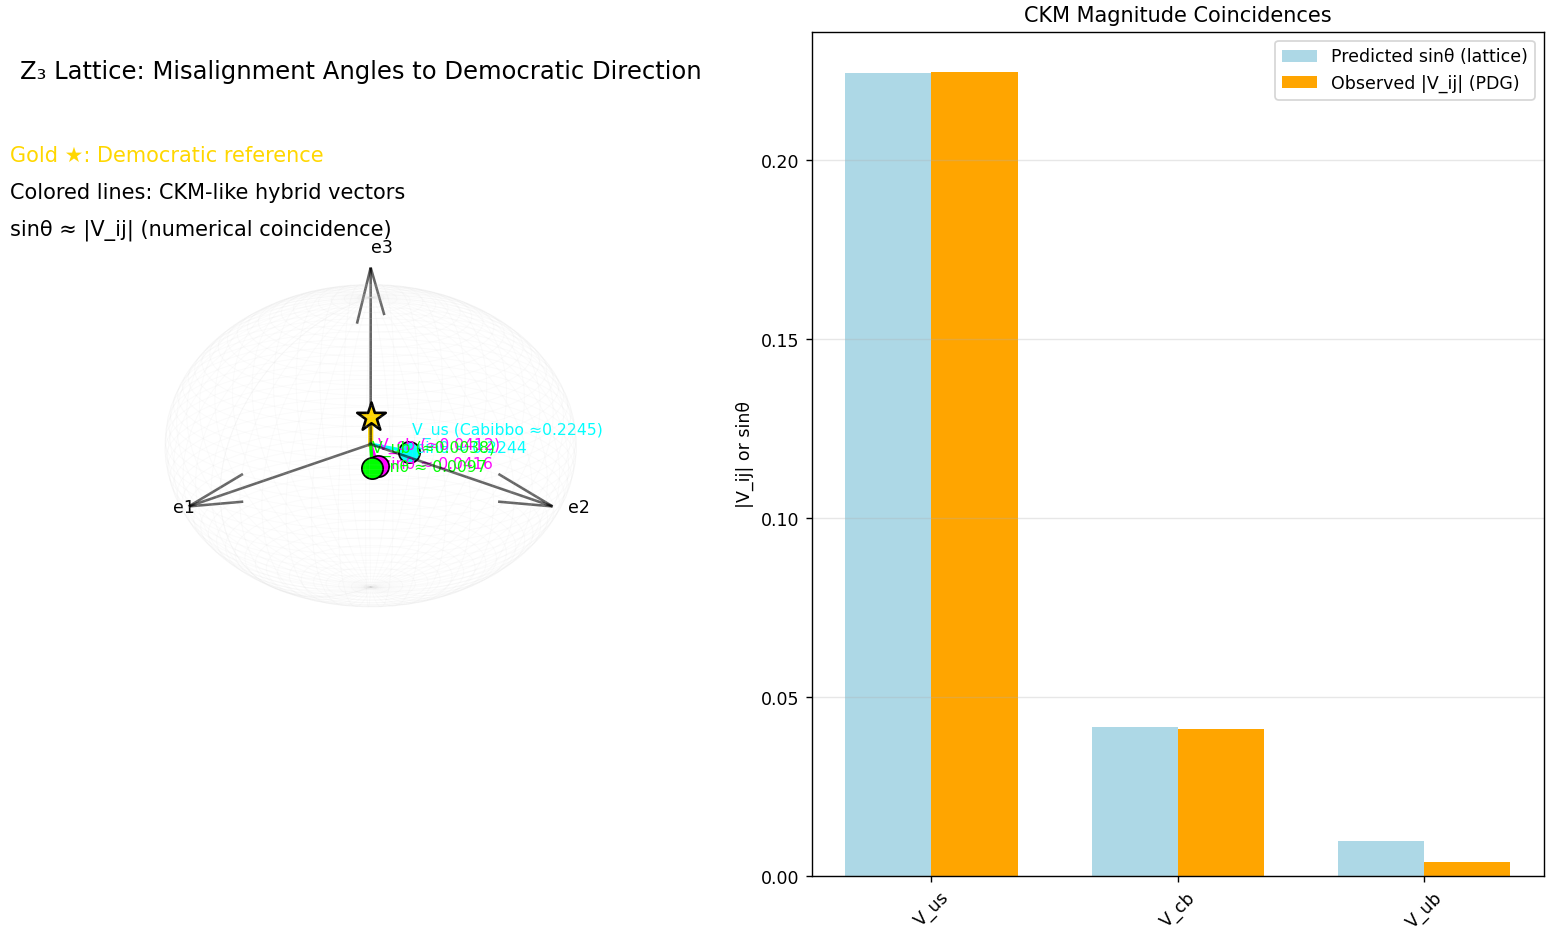

Here is the Python script that generated this plot:
import numpy as np
import matplotlib.pyplot as plt
from mpl_toolkits.mplot3d import Axes3D

# =============== 1. 民主向量和CKM混合向量 ===============
v_dem = np.array([1.0, 1.0, 1.0])
norm_dem = np.linalg.norm(v_dem)
v_dem_norm = v_dem / norm_dem

# 来自论文的最佳向量（示例，实际运行搜索可得到更精确的）
ckm_vectors = {
    'V_us (Cabibbo ≈0.2245)': np.array([-19, -12, -12]),
    'V_cb (≈0.0412)': np.array([-24, -22, -22]),
    'V_ub (≈0.0038)': np.array([-99, -97, -97])  # 示例大向量，实际搜索可得更好
}

# 计算每个向量的sin θ
sines = {}
for name, u in ckm_vectors.items():
    u_norm = np.linalg.norm(u)
    cos_theta = abs(np.dot(u, v_dem)) / (u_norm * norm_dem)
    cos_theta = min(cos_theta, 1.0)
    sin_theta = np.sqrt(1 - cos_theta**2)
    sines[name] = sin_theta

# 观测值（PDG 2024近似）
observed = {
    'V_us (Cabibbo ≈0.2245)': 0.2245,
    'V_cb (≈0.0412)': 0.0412,
    'V_ub (≈0.0038)': 0.0038
}

# =============== 2. 3D可视化 ===============
fig = plt.figure(figsize=(14, 10))
fig.patch.set_facecolor('white')

ax1 = fig.add_subplot(121, projection='3d')
ax1.set_facecolor('white')

# 单位球面网格
u, v = np.mgrid[0:2*np.pi:100j, 0:np.pi:100j]
x = np.cos(u) * np.sin(v)
y = np.sin(u) * np.sin(v)
z = np.cos(v)
ax1.plot_wireframe(x, y, z, color='lightgray', alpha=0.1, linewidth=0.5)

# 坐标轴
ax1.quiver(0,0,0,1,0,0, length=1.2, color='black', alpha=0.6)
ax1.quiver(0,0,0,0,1,0, length=1.2, color='black', alpha=0.6)
ax1.quiver(0,0,0,0,0,1, length=1.2, color='black', alpha=0.6)
ax1.text(1.3,0,0, "e1", color='black')
ax1.text(0,1.3,0, "e2", color='black')
ax1.text(0,0,1.3, "e3", color='black')

# 民主向量（金色大星）
ax1.scatter(v_dem_norm[0], v_dem_norm[1], v_dem_norm[2], c='gold', s=300, marker='*', edgecolors='black', linewidth=1.5, label='Democratic [1,1,1]/√3')
ax1.plot([0, v_dem_norm[0]], [0, v_dem_norm[1]], [0, v_dem_norm[2]], c='gold', linewidth=3)

# CKM向量（归一化后，彩色）
colors = ['cyan', 'magenta', 'lime']
for i, (name, u) in enumerate(ckm_vectors.items()):
    u_normed = u / np.linalg.norm(u)
    color = colors[i]
    ax1.scatter(u_normed[0], u_normed[1], u_normed[2], c=color, s=150, marker='o', edgecolors='black', linewidth=1)
    ax1.plot([0, u_normed[0]], [0, u_normed[1]], [0, u_normed[2]], c=color, linewidth=2)
    ax1.text(u_normed[0]*1.1, u_normed[1]*1.1, u_normed[2]*1.1, f"{name}\n sinθ ≈ {sines[name]:.4f}", color=color, fontsize=9)

ax1.set_axis_off()
ax1.view_init(elev=20, azim=45)
ax1.set_title("Z₃ Lattice: Misalignment Angles to Democratic Direction", fontsize=14)

# 图例和说明
ax1.text2D(0.02, 0.90, "Gold ★: Democratic reference", transform=ax1.transAxes, color='gold', fontsize=12)
ax1.text2D(0.02, 0.85, "Colored lines: CKM-like hybrid vectors", transform=ax1.transAxes, color='black', fontsize=12)
ax1.text2D(0.02, 0.80, "sinθ ≈ |V_ij| (numerical coincidence)", transform=ax1.transAxes, color='black', fontsize=12)

# =============== 3. 柱状图：预测 vs 观测 ===============
ax2 = fig.add_subplot(122)
names = list(sines.keys())
pred_vals = [sines[n] for n in names]
obs_vals = [observed[n] for n in names]

x = np.arange(len(names))
width = 0.35

ax2.bar(x - width/2, pred_vals, width, label='Predicted sinθ (lattice)', color='lightblue')
ax2.bar(x + width/2, obs_vals, width, label='Observed |V_ij| (PDG)', color='orange')

ax2.set_ylabel('|V_ij| or sinθ')
ax2.set_title('CKM Magnitude Coincidences')
ax2.set_xticks(x)
ax2.set_xticklabels([n.split(' ')[0] for n in names], rotation=45)
ax2.legend()
ax2.grid(True, axis='y', alpha=0.3)

plt.tight_layout()
plt.show()
